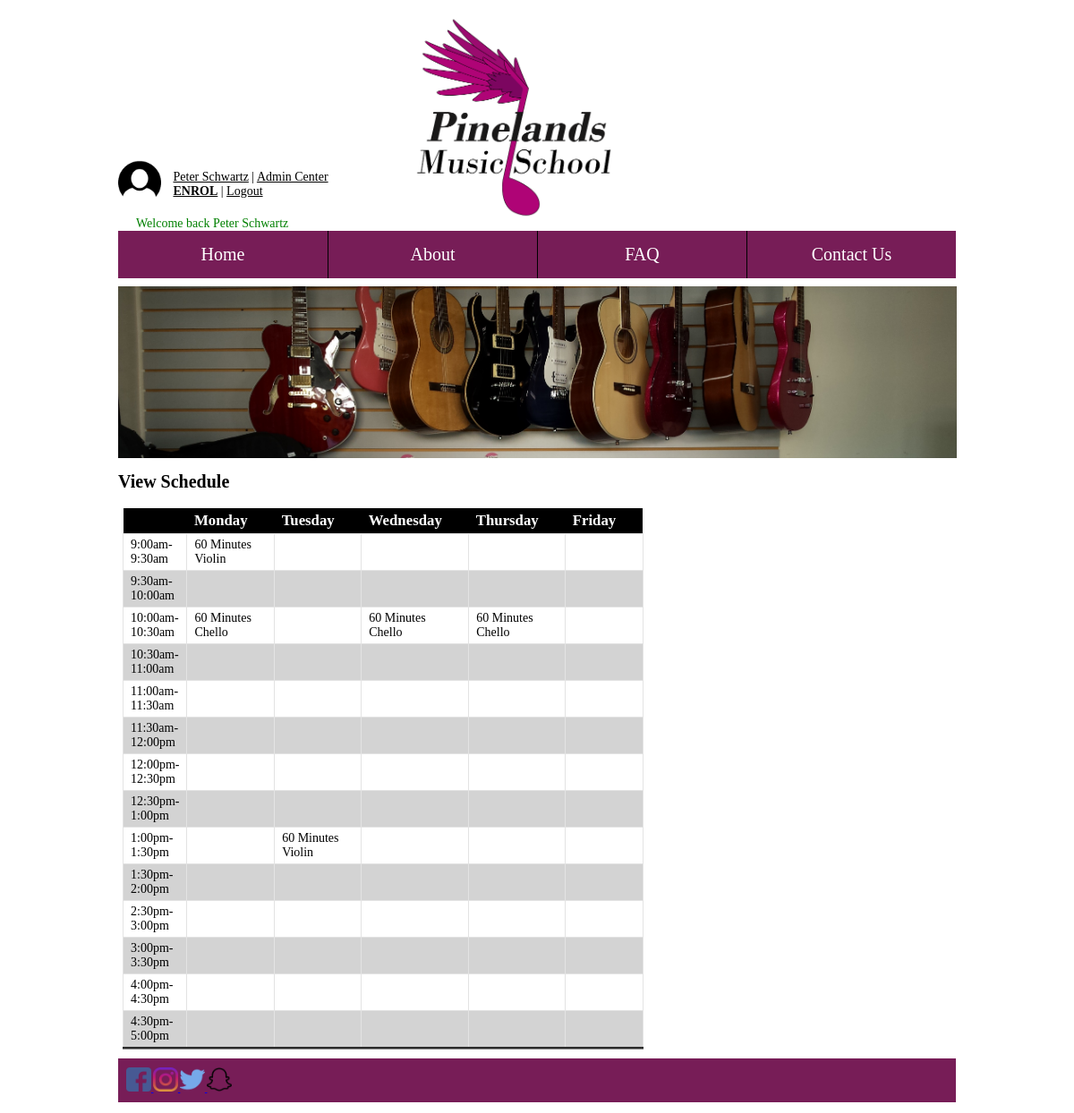
The app's page /pages/viewSchedule.php (signed in) with its own data.
### tables this page shows
CREATE TABLE `users` (
  `UserID` int(11) NOT NULL AUTO_INCREMENT,
  `firstName` varchar(40) NOT NULL,
  `lastName` varchar(40) NOT NULL,
  `DOB` date NOT NULL,
  `gender` enum('Male','Female') NOT NULL,
  `facebookId` varchar(80) DEFAULT NULL,
  `email` varchar(80) NOT NULL,
  `password` varchar(64) NOT NULL,
  `salt` varchar(32) NOT NULL,
  `accountType` enum('Guest','Student','Teacher','StudentAndTeacher','Admin','Owner') NOT NULL DEFAULT 'Guest',
  `comCode` varchar(64) DEFAULT NULL,
  `parentName` varchar(100) DEFAULT NULL,
  `parentEmail` varchar(100) DEFAULT NULL,
  PRIMARY KEY (`UserID`),
  UNIQUE KEY `email` (`email`),
  KEY `UserID` (`UserID`),
  CONSTRAINT `fk_users_phoneNumbers` FOREIGN KEY (`UserID`) REFERENCES `phonenumbers` (`userID`) ON DELETE NO ACTION ON UPDATE NO ACTION,
  CONSTRAINT `fk_users_userAddress` FOREIGN KEY (`UserID`) REFERENCES `useraddress` (`userID`) ON DELETE NO ACTION ON UPDATE NO ACTION
);

CREATE TABLE `contracts` (
  `contractID` int(11) NOT NULL AUTO_INCREMENT,
  `teacherID` int(11) NOT NULL,
  `studentID` int(11) NOT NULL,
  `startDate` date NOT NULL,
  `endDate` date NOT NULL,
  `time` time NOT NULL,
  `day` enum('Monday','Tuesday','Wednesday','Thursday','Friday') NOT NULL,
  `length` enum('30','60') NOT NULL,
  `instrument` varchar(100) NOT NULL,
  PRIMARY KEY (`contractID`),
  KEY `FK_contracts_idx` (`teacherID`,`studentID`),
  KEY `fk_users_idx` (`teacherID`,`studentID`),
  KEY `fk_teacher_idx` (`teacherID`),
  KEY `fk_student_idx` (`studentID`),
  CONSTRAINT `fk_student` FOREIGN KEY (`studentID`) REFERENCES `users` (`UserID`) ON DELETE NO ACTION ON UPDATE NO ACTION,
  CONSTRAINT `fk_teacher` FOREIGN KEY (`teacherID`) REFERENCES `users` (`UserID`) ON DELETE NO ACTION ON UPDATE NO ACTION
);

### pages/viewSchedule.php (the view, shortened to what this page needs)
<?php
$pagetitle = "View Schedule";
include "../inc/connect.php";
include "../inc/header.php";
include "../inc/nav.php";
$Times = array(
    0 => "9:00am-9:30am",
    1 => "9:30am-10:00am",
    2 => "10:00am-10:30am",
    3 => "10:30am-11:00am",
    4 => "11:00am-11:30am",
    5 => "11:30am-12:00pm",
    6 => "12:00pm-12:30pm",
    7 => "12:30pm-1:00pm",
    8 => "1:00pm-1:30pm",
    9 => "1:30pm-2:00pm",
    10 => "2:30pm-3:00pm",
    11 => "3:00pm-3:30pm",
    12 => "3:30pm-4:00pm",
    12 => "4:00pm-4:30pm",
    13 => "4:30pm-5:00pm",
);
$sqlTimes = array(
    0 => "09:00:00",
    1 => "9:30:00",
    2 => "10:00:00",
    3 => "10:30:00",
    4 => "11:00:00",
    5 => "11:30:00",
    6 => "12:00:00",
    7 => "12:30:00",
    8 => "13:00:00",
    9 => "13:30:00",
    10 => "14:00:00",
    11 => "14:30:00",
    12 => "15:00:00",
    12 => "15:30:00",
    13 => "16:00:00",
);
?>
<h1>View Schedule</h1>
<div class="content">
<table class="scheduleTable">
<tr> <th></th> <th>Monday</th> <th>Tuesday</th> <th>Wednesday</th> <th>Thursday</th> <th>Friday</th> </tr>
<?php
    for($i=0; $i<sizeof($Times); $i++)
  {
    echo "<tr><td>" . $Times[$i] . "</td>";
    echo "<td>";
    $sql = "SELECT * FROM contracts INNER JOIN users ON userID=teacherID WHERE userID='$userID' AND time='$sqlTimes[$i]' AND day='Monday' ORDER BY startDate";
    $result = mysqli_query($con, $sql);
    $row = mysqli_fetch_array($result);
    if($row['day'] == "Monday" && $row['time'] == $sqlTimes[$i]){
        echo $row['length'] . " Minutes";
        echo "<br />";
        echo $row['instrument'];
    }
    echo "</td> ";
        $sql = "SELECT * FROM contracts INNER JOIN users ON userID=teacherID WHERE userID='$userID' AND time='$sqlTimes[$i]' AND day='Tuesday' ORDER BY startDate";
    $result = mysqli_query($con, $sql);
    $row = mysqli_fetch_array($result);
    echo "<td>";
      if($row['day'] == "Tuesday" && $row['time'] == $sqlTimes[$i]){
        echo $row['length'] . " Minutes";
        echo "<br />";
        echo $row['instrument'];
      }
    echo "</td>";
        $sql = "SELECT * FROM contracts INNER JOIN users ON userID=teacherID WHERE userID='$userID' AND time='$sqlTimes[$i]' AND day='Wednesday' ORDER BY startDate";
    $result = mysqli_query($con, $sql);
    $row = mysqli_fetch_array($result);
    echo "<td>";
    if($row['day'] == "Wednesday" && $row['time'] == $sqlTimes[$i]){
        echo $row['length'] . " Minutes";
        echo "<br />";
        echo $row['instrument'];
      }
    echo "</td>";
        $sql = "SELECT * FROM contracts INNER JOIN users ON userID=teacherID WHERE userID='$userID' AND time='$sqlTimes[$i]' AND day='Thursday' ORDER BY startDate";
    $result = mysqli_query($con, $sql);
    $row = mysqli_fetch_array($result);
    echo "<td>";
        if($row['day'] == "Thursday" && $row['time'] == $sqlTimes[$i]){
        echo $row['length'] . " Minutes";
        echo "<br />";
        echo $row['instrument'];
      }
    echo "</td>";
    echo "<td>";
    echo "</td></tr>";
  }
?>
</table>
</div>
<?php include "../inc/footer.php"; ?>

### inc/nav.php (shortened to what this page needs)
<body>
        <div class="container">
          <span>
            <div class="headerContainer">
            <div class="userPanel">
                <div class="userPanelImage">
                <img src="../images/userImage/default-user-icon.png" />
                </div>
                <div class="userInfo">
                    <?php
                        if(isset($_SESSION['userID'])) {
                            ?>
                        <?php
                            $userID = $_SESSION['userID'];
                        $sql = "SELECT firstName, lastName FROM users WHERE userID='$userID'";
                        $result = mysqli_query($con, $sql);
                        $row = mysqli_fetch_array($result);
                        $userName = $row['firstName'] . " " . $row['lastName'];
                            ?>
                            <span><a href="../pages/myaccount.php"><?php echo $userName?></a> |
        <?php
        if((($_SESSION['accountType']) == 'Admin') || (($_SESSION['accountType']) == 'Owner')){
          echo '<a href="../pages/admincenter.php">Admin Center</a>';
        } else {
          echo '<a href="../pages/usercenter.php">User Center</a>';
        }
        ?>
        <br><a href="../pages/enrolPage.php"><b>ENROL</b></a> | <a href="../pages/logout.php">Logout</a></span>
                    <?php
                        } else {
                    ?>
                <span><a href="../pages/login.php">Login</a> | <a href="../pages/createAccount.php">Register Account</a><br /> | <a href="../pages/resetpassword.php">Reset Password</a></span>
                    <?php
                        }
                    ?>
                    </div>
                    <div class="userMessage">
                <?php
                  if(isset($_SESSION['success'])) {
                        echo "<span class='success'>" . $_SESSION['success'] .  "</span>";
                    } elseif(isset($_SESSION["error"])) {
                        echo "<span class='error'>" . $_SESSION['error'] . "</span>";
                        unset($_SESSION['error']);
                    }
                    ?>
                    </div>
                </div>
                <div class="logo"> <img src="../images/TempLogo.png" /> </div>
            </div>
          </span>
            <nav id="nav" role="navigation"> <a href="#nav" title="Show Navigation">Show Navigation</a> <a href="#" title="Hide Navigation">Hide Navigation</a>
                <ul>
                    <li><a href="../pages/index.php">Home</a></li><li><a href="../pages/about.php">About</a></li><li><a href="../pages/faq.php">FAQ</a></li><li><a href="../pages/contact.php">Contact Us</a></li>
                </ul>
            </nav>
            <?php if($pagetitle == "About Us | Pinelands Music School"): ?>
              <div class="banner"> <img src="../images/banners/about.jpg" />
            <?php elseif($pagetitle == "Enrol | Pinelands Music School"): ?>
              <div class="banner"> <img src="../images/banners/enrol.jpg" />
            <?php elseif($pagetitle == "Contact Us | Pinelands Music School"): ?>
            <?php else: ?>
              <div class="banner"> <img src="../images/banners/main.jpg" />
            <?php endif ?>
                  </div>

### css/main.css (style rules this page uses)
* { box-sizing: border-box; }
header, section, footer, aside, nav, main, article, figure { display: block; }
body { font-size: 62.5%; margin: 0; padding: 0; }
.container { width: 100%; padding: 1%; margin: 0 auto; }
.content { display: inline-block; vertical-align: top; padding: 5px; width: 100%; }
.banner { display: none; }
.logo { margin: auto; display:none; text-align: right; width: 40%; }
.logo img { width: 60%; height: auto; }
.banner { display: inline-block; }
.banner img { width: 100.1%; height: auto; }
.userPanel { display: inline-block; font-size: 1.4em; width:90%; }
.userPanelImage { display: inline-block; }
.userPanelImage img { width: 100%; max-width: 48px; height: auto; }
.userInfo { display: inline-block; vertical-align: top; margin-top: 1%; padding: 10px; }
.userInfo a:link { color:#000000; }
.userMessage { display: inline-block; vertical-align: top; padding-top: 10px; }
.success { color: green; text-align: center; padding-left: 20px; }
table { border-collapse: collapse; width: 60%; align-self: center; text-align: left; border-bottom-style: groove; font-size: 1.4em; }
table th { background-color: black; color: white; padding: 4px 30px 4px 8px; font-size: 1.2em; }
table td { border: 1px solid #e3e3e3; padding: 4px 8px; min-width: 25px; }
table tr:nth-child(odd) td { background-color: lightgray; }
#nav { position: relative; background: none; }
#nav > ul { list-style-type: none; display: none; padding: 0; margin: 0; height: auto; display: none; position: absolute; left: 0; right: 0; z-index: 400; }
#nav > ul > li { width: 99%; text-decoration-color: aqua; margin: 0 auto; border: 1px solid #4C4A4A; border-radius: 10px; background: #771d57; }
#nav ul li a { display: block; text-decoration: none; color: white; font-size: 20px; padding: 10px; text-align: center; font-weight: 500; }
@media screen and (min-width:700px) { .container { width: 99%; } }
@media screen and (min-width:700px) { .logo { display: inline-block; width: 25%; } }
@media screen and (min-width:700px) { .banner { display: inline-block; width: 100%; padding: 0px; } }
@media screen and (min-width:700px) { .logo { margin: 0 auto; display: inline-block; width: 40%; text-align: left; } }
@media screen and (min-width:700px) { .logo img { width: 60%; height: auto; } }
@media screen and (min-width:700px) { .userPanel { width:35%; } }
@media screen and (min-width:700px) { #nav { width: 100%; font-weight: 400; margin-bottom: 1%; } }
@media screen and (min-width:700px) { #nav ul { display: inherit; position: inherit; margin: 0; padding: 0; overflow: hidden; } }
@media screen and (min-width:700px) { #nav ul li { display: inline-block; border: none; border-radius: 0; border-left: 1px solid #000; width: 25%; text-align: center; } }
@media screen and (min-width:700px) { #nav ul li:first-child { border: none; } }
@media screen and (min-width:700px) { #nav ul li a { border-radius: 0; display: block; padding: 15px; text-decoration: none; font-size 1.0em; } }
@media screen and (min-width:1000px) { .container { width: 80%; max-width: 1000px; } }

### records on screen
users: userName "Peter Schwartz"
contracts: i "9:00am-9:30am", length "60", instrument "Violin"
contracts: length "60", instrument "Chello"
contracts: length "60", instrument "Chello"
contracts: length "60", instrument "Chello"
contracts: i "1:00pm-1:30pm", length "60", instrument "Violin"

### other values on screen
$_SESSION['success'] "Welcome back Peter Schwartz"
$Times[$i] "9:30am-10:00am"
$Times[$i] "10:00am-10:30am"
$Times[$i] "10:30am-11:00am"
$Times[$i] "11:00am-11:30am"
$Times[$i] "11:30am-12:00pm"
$Times[$i] "12:00pm-12:30pm"
$Times[$i] "12:30pm-1:00pm"
$Times[$i] "1:30pm-2:00pm"
$Times[$i] "2:30pm-3:00pm"
$Times[$i] "3:00pm-3:30pm"
$Times[$i] "4:00pm-4:30pm"
$Times[$i] "4:30pm-5:00pm"
